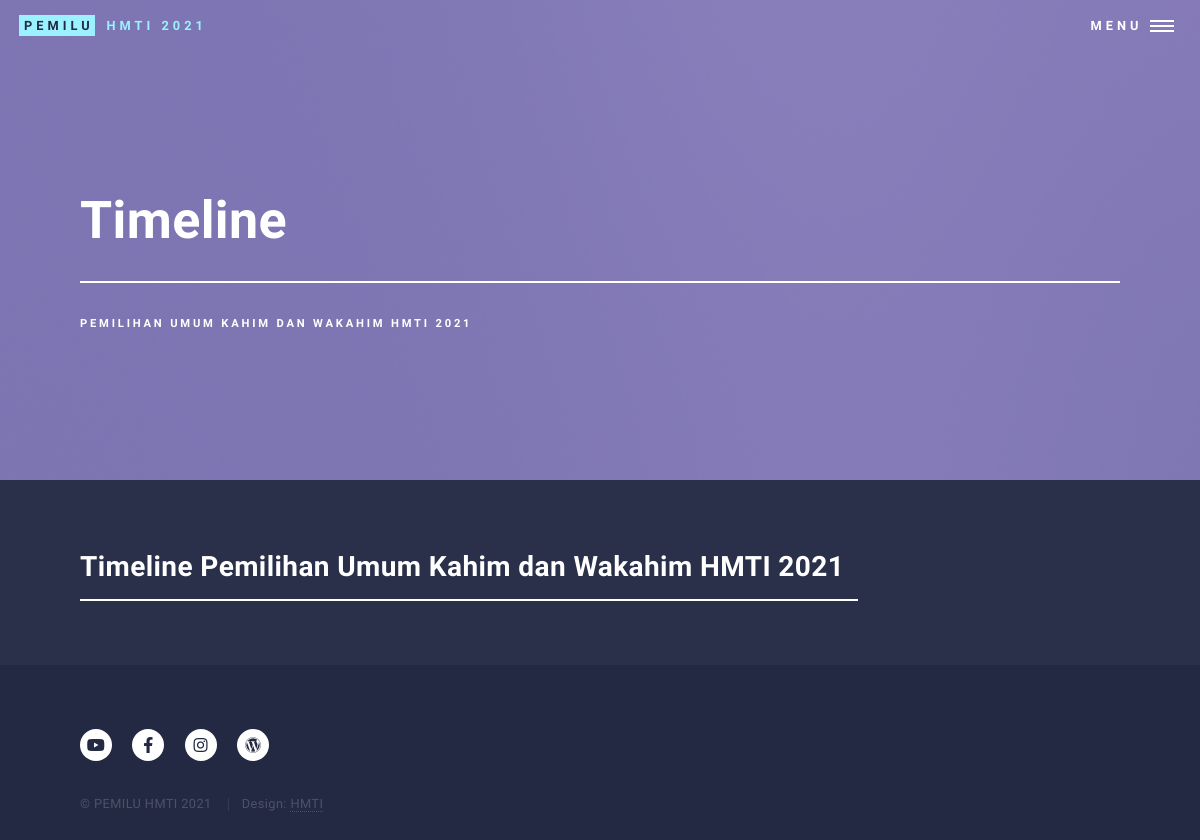
The page /timeline.php on the database as committed earlier.
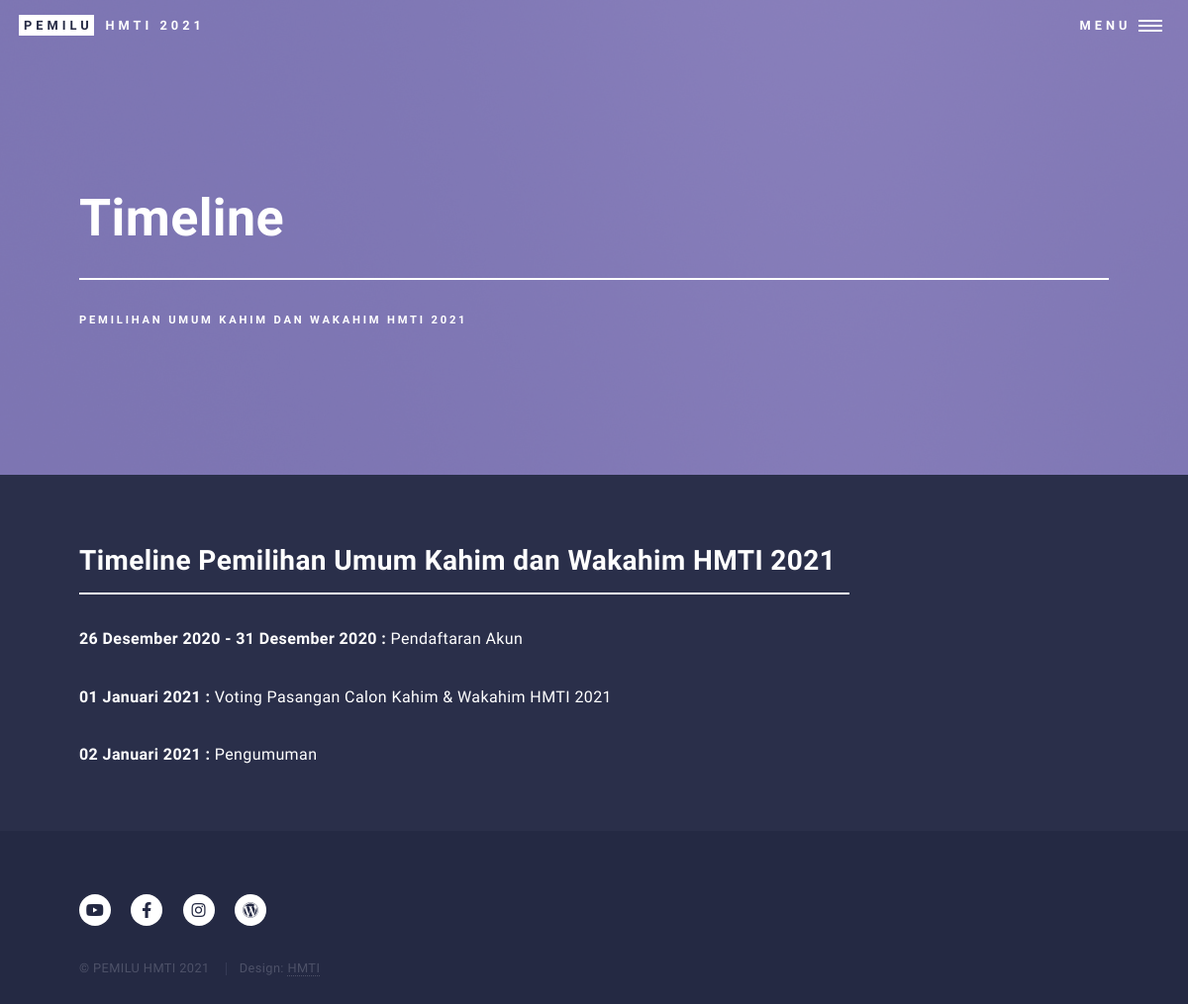
The same page on the database as committed later.
### tables this page shows
CREATE TABLE `timeline` (
  `id_timeline` int(11) NOT NULL,
  `tanggal_mulai` date NOT NULL,
  `tanggal_akhir` date NOT NULL,
  `kegiatan` varchar(250) NOT NULL
);

### admin/includes/library.php (called while the page is built, shortened)
<?php
function Indonesia2Tgl($tanggal){
	$namaBln = array("01" => "Januari", "02" => "Februari", "03" => "Maret", "04" => "April", "05" => "Mei", "06" => "Juni",
					 "07" => "Juli", "08" => "Agustus", "09" => "September", "10" => "Oktober", "11" => "November", "12" => "Desember");
	$tgl=substr($tanggal,8,2);
	$bln=substr($tanggal,5,2);
	$thn=substr($tanggal,0,4);
	$tanggal ="$tgl ".$namaBln[$bln]." $thn";
	return $tanggal;
}
?>

### timeline.php (the view, shortened to what this page needs)
<?php
include('admin/includes/config.php');
include('admin/includes/library.php');
?>
<!DOCTYPE HTML>
<html>
<head>
	<link rel="stylesheet" href="assets/css/main.css" />
</head>
<body class="is-preload">
	<div id="wrapper">
		<header id="header" class="alt">
			<a href="beranda.html" class="logo"><strong>Pemilu</strong> <span>HMTI 2021</span></a>
			<nav>
				<a href="#menu">Menu</a>
			</nav>
		</header>
		<section id="banner" class="style2">
			<div class="inner">
				<header class="major">
					<h1>Timeline</h1>
				</header>
				<div class="content">
					<p>Pemilihan Umum Kahim dan Wakahim HMTI 2021</p>
				</div>
			</div>
		</section>
		<div id="main">
			<section id="one">
				<div class="inner">
					<header class="major">
						<h2>Timeline Pemilihan Umum Kahim dan Wakahim HMTI 2021</h2>
					</header>
					<?php
						$sqltimeline = "SELECT * FROM timeline ORDER BY tanggal_mulai ASC";
						$querytimeline = mysqli_query($koneksidb,$sqltimeline);
						while ($result = mysqli_fetch_array($querytimeline)){
							if($result['tanggal_akhir'] == '0000-00-00'){ ?>
								<p><b><?php echo Indonesia2Tgl($result['tanggal_mulai']);?> :</b> <?php echo htmlentities($result['kegiatan']);?></p>
								<?php
							}
							else{ ?>
								<p><b><?php echo Indonesia2Tgl($result['tanggal_mulai']);?> - <?php echo Indonesia2Tgl($result['tanggal_akhir']);?> :</b> <?php echo htmlentities($result['kegiatan']);?></p>
							<?php
							}
					?>
					<?php
						}?>
				</div>
			</section>
		</div>
		<footer id="footer">
			<div class="inner">
				<ul class="icons">
					<li><a href="https://www.youtube.com/channel/UCBWvors8mO16aa-GCyscrKw"
							class="icon brands alt fa-youtube"><span class="label">Twitter</span></a></li>
					<li><a href="https://www.facebook.com/HMTIFTunlam/" class="icon brands alt fa-facebook-f"></a></li>
					<li><a href="https://www.instagram.com/hmti_ftulm/" class="icon brands alt fa-instagram"></a></li>
					<li><a href="https://www.hmti.ft.ulm.ac.id/" class="icon brands alt fa-wordpress"></a></li>
				</ul>
				<ul class="copyright">
					<li>&copy; PEMILU HMTI 2021</li>
					<li>Design: <a href="https://www.hmti.ft.ulm.ac.id/">HMTI</a></li>
				</ul>
			</div>
		</footer>
	</div>
</body>
</html>

Rows that differ between the two databases and show on the page:
added timeline: tanggal_mulai "26 Desember 2020", tanggal_akhir "31 Desember 2020", kegiatan "Pendaftaran Akun"
added timeline: tanggal_mulai "01 Januari 2021", kegiatan "Voting Pasangan Calon Kahim & Wakahim HMTI 2021"
added timeline: tanggal_mulai "02 Januari 2021", kegiatan "Pengumuman"
